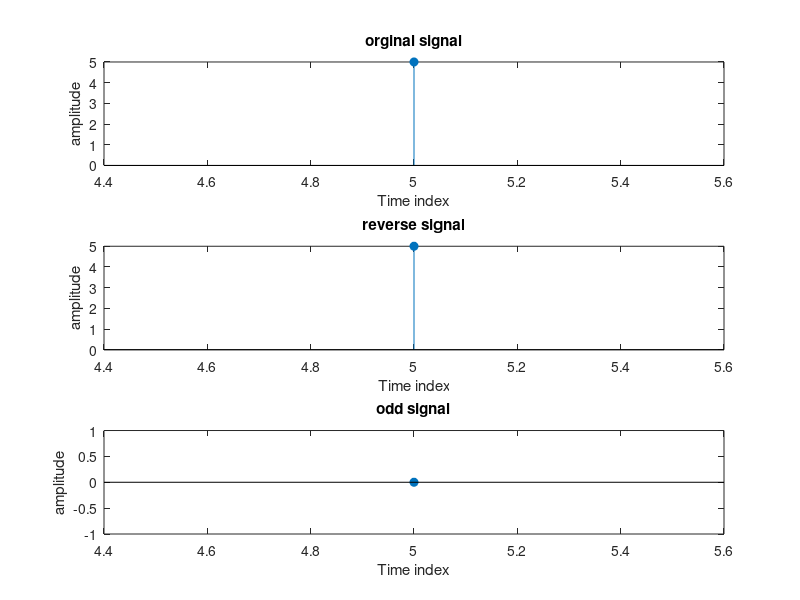

This chart was generated by the following MATLAB code:
clc;
clear all;
close all;
n=input('n');
x=input('n');
x_rev=fliplr(x);
x_odd=(x-x_rev)/2;

subplot(3,1,1);
stem(n,x, 'filled');
xlabel('Time index');
ylabel('amplitude');
title('orginal signal');

subplot(3,1,2);
stem(n,x_rev,'filled');
xlabel('Time index');
ylabel('amplitude');
title('reverse signal');


subplot(3,1,3);
stem(n,x_odd, 'filled');
xlabel('Time index');
ylabel('amplitude');
title('odd signal');
%Lab 6:Odd Signal Generate
